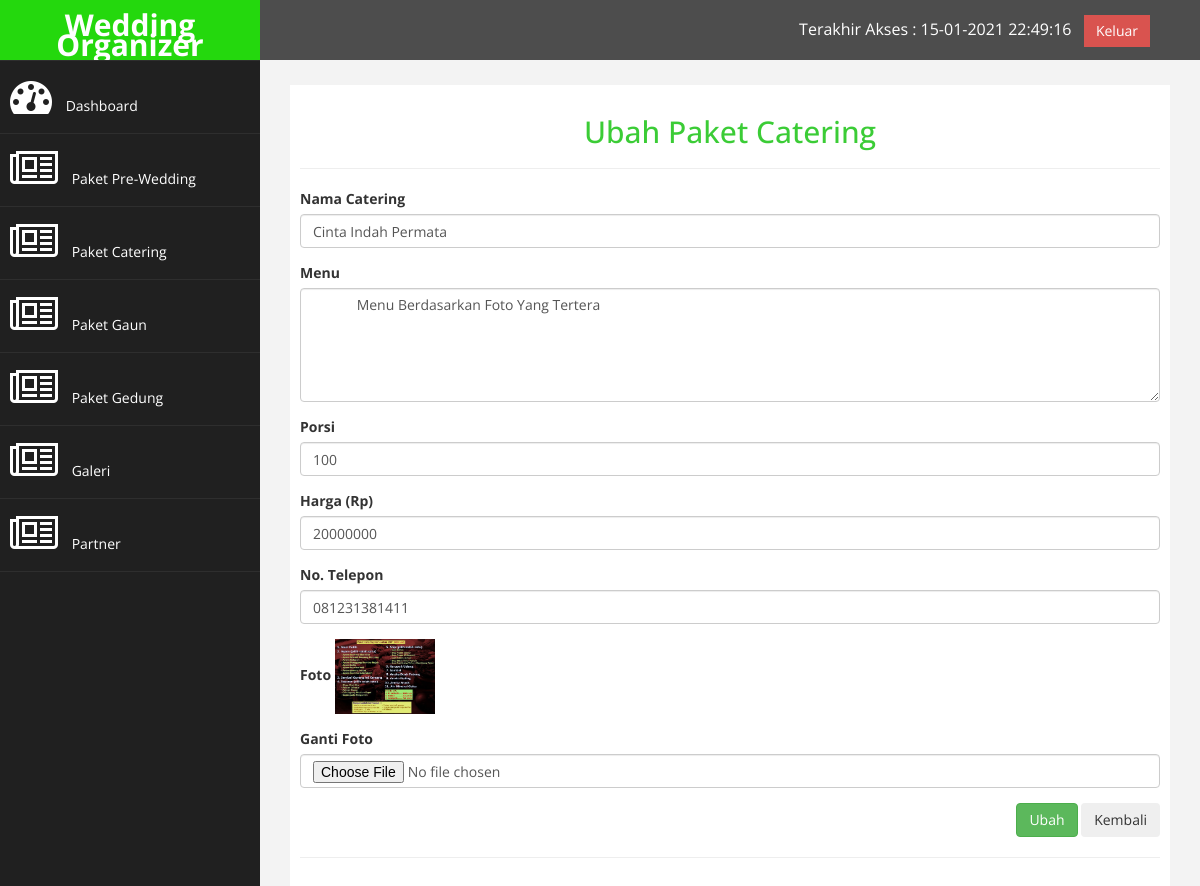
Page /admin.php?halaman=p_catering_ubah&id=2 (signed in) on the committed database.
### tables this page shows
CREATE TABLE `catering` (
  `id_cat` int(3) NOT NULL,
  `nama_cat` varchar(50) NOT NULL,
  `menu_cat` text NOT NULL,
  `porsi_cat` varchar(3) NOT NULL,
  `harga_cat` int(16) NOT NULL,
  `telp_cat` varchar(12) NOT NULL,
  `foto_cat` text NOT NULL
);

### p_catering_ubah.php (the view, shortened to what this page needs)
<?php
$hasil = mysqli_query($link, "SELECT * FROM catering WHERE id_cat='$_GET[id]'");
$data = mysqli_fetch_assoc($hasil);
?>
<h2 style="text-align: center;">Ubah Paket Catering</h2>
<hr>
<form method="post" enctype="multipart/form-data">
    <div class="form-group">
        <label>Nama Catering</label>
        <input type="text" name="nama" class="form-control" value="<?= $data['nama_cat']; ?>">
    </div>
    <div class="form-group">
        <label>Menu</label>
        <textarea name="menu" cols="30" rows="5" class="form-control">
            <?= $data['menu_cat'] ?>
        </textarea>
    </div>
    <div class="form-group">
        <label>Porsi</label>
        <input type="number" name="porsi" class="form-control" value="<?= $data['porsi_cat']; ?>">
    </div>
    <div class="form-group">
        <label>Harga (Rp)</label>
        <input type="number" name="harga" class="form-control" value="<?= $data['harga_cat']; ?>">
    </div>
    <div class="form-group">
        <label>No. Telepon</label>
        <input type="text" name="telp" class="form-control" value="<?= $data['telp_cat']; ?>">
    </div>
    <div class="form-group">
        <label>Foto</label>
        <img src="images/catering/<?= $data['foto_cat'] ?>" height="75px" width="100px">
    </div>
    <div class="form-group">
        <label>Ganti Foto</label>
        <input type="file" name="foto" class="form-control">
    </div>
    <div class="text-right">
        <button class="btn btn-success" name="ubah">Ubah</button>
        <input type="button" name="kembali" value="Kembali" onClick="javascript:history.back()" class="btn btn-secondary">
    </div>
</form>

### admin/assets/css/custom.css (style rules this page uses)
body { font-family: 'Open Sans', sans-serif; }
h2 { color: rgba(32, 197, 26, 0.877); }

### rows in the picture
catering: nama "Cinta Indah Permata", menu "Menu Berdasarkan Foto Yang Tertera", porsi "100", harga "20000000", telp "081231381411", foto_cat (picture)
